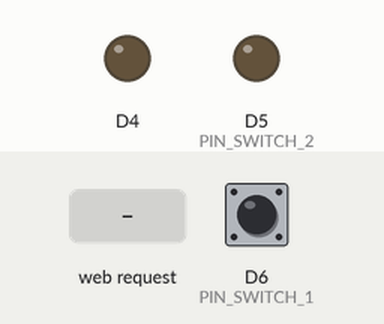
Simulated run of this sketch. Board: ESP8266 (NodeMCU). Parts: output pins drawn as LEDs (lit = HIGH). The test bench sets the inputs (shaded band); at power-on: D6 (PIN_SWITCH_1) LOW. WiFi joins after 1.5 s; servers stay silent unless stated; what the sketch prints to the serial monitor is not drawn.

Above: at 2.7 s.
2.8 s: HTTP request GET /LED=ON received
At 3.7 s:
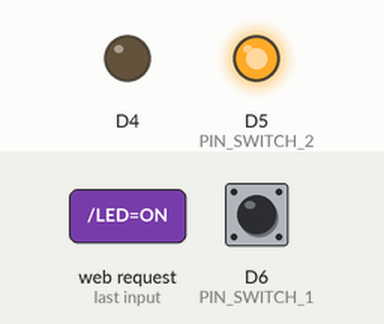
4.3 s: HTTP request GET /LED=OFF received
At 4.8 s:
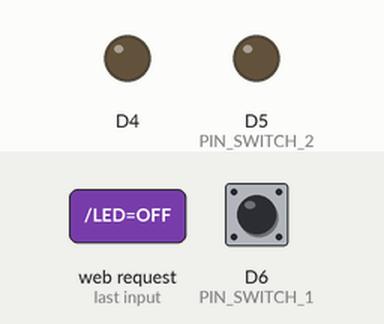
Timing chart, 0 to 7.3 s (numbered marks = the images above; inputs shaded):
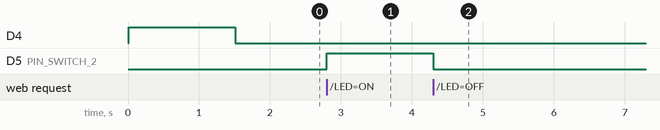

Measured:
- after the input at 2.8 s, D5 (PIN_SWITCH_2): LOW → HIGH at once
- after the input at 4.3 s, D5 (PIN_SWITCH_2): HIGH → LOW at once

The sketch:

ProjectArduino.ino
```cpp
#include <ESP8266WiFi.h>

#define PIN_SWITCH_1 D6
#define PIN_SWITCH_2 D5

const char* ssid = "Redmi7";
const char* password = "welcometoredmi";

int ledPin = D5;
WiFiServer server(80);

void setup() {
  Serial.begin(115200);
  delay(10);

  pinMode (PIN_SWITCH_1, INPUT);
  pinMode (PIN_SWITCH_2, OUTPUT);
  pinMode (2, OUTPUT);
  digitalWrite(2,HIGH);

  pinMode(ledPin, OUTPUT);
  digitalWrite(ledPin, LOW);

  // Connect to WiFi network
  Serial.println();
  Serial.println();
  Serial.print("Connecting to ");
  Serial.println(ssid);

  WiFi.begin(ssid, password);

  while (WiFi.status() != WL_CONNECTED) {
    delay(500);
    Serial.print(".");
  }
  Serial.println("");
  Serial.println("WiFi connected");

   digitalWrite(2,LOW);
  // Start the server
  server.begin();
  Serial.println("Server started");

  // Print the IP address
  Serial.print("Use this URL : ");
  Serial.print("http://");
  Serial.print(WiFi.localIP());
  Serial.println("/");

}

void loop() {

  // Check if a client has connected
  WiFiClient client = server.available();
  if (!client) {
    return;
  }

  // Wait until the client sends some data
  Serial.println("new client");
 /* while(!client.available()){
    delay(1);
  }*/

  // Read the first line of the request
  String request = client.readStringUntil('\r');
  Serial.println(request);
  client.flush();

  // Match the request

  int value = LOW;
  if (digitalRead(PIN_SWITCH_1) == HIGH || request.indexOf("/LED=ON") != -1) {
    digitalWrite(PIN_SWITCH_2, HIGH);
    digitalWrite(ledPin, HIGH);
    value = HIGH;
  }
  if (digitalRead(PIN_SWITCH_1) == HIGH && request.indexOf("/LED=OFF") != -1) {
    digitalWrite(PIN_SWITCH_2, HIGH);
    digitalWrite(ledPin, HIGH);
    value = HIGH;
    }
     if (digitalRead(PIN_SWITCH_1) == LOW && request.indexOf("/LED=OFF") != -1) {
    digitalWrite(PIN_SWITCH_2, LOW);
    digitalWrite(ledPin, LOW);
    value = LOW;
    }
  /*if (request.indexOf("/LED=ON") != -1 ) {
    digitalWrite(ledPin, HIGH);
    value = HIGH;
  }
  if (request.indexOf("/LED=OFF") != -1){
    digitalWrite(ledPin, LOW);
    value = LOW;
  }*/


  // Return the response
  client.println("HTTP/1.1 200 OK");
  client.println("Content-Type: text/html; charset=utf-8");
  client.println(""); //  do not forget this one
  client.println("<!DOCTYPE HTML>");
  client.println("<html>");
  client.println("<meta http-equiv=""refresh"" content=""5"">");

  client.print("Состояние: ");

  if(value == HIGH) {
    client.print("Включено!");
  } else {
    client.print("Отключено!");
  }
  client.println("<br><br>");
  client.println("Нажмите <a href=\"/LED=ON\">здесь</a> для включения!<br>");
  client.println("Нажмите <a href=\"/LED=OFF\">здесь</a> для выключения!<br>");
  client.println("</html>");

  //delay(1);
  //Serial.println("Client disconnected");
  //Serial.println("");

}
```
